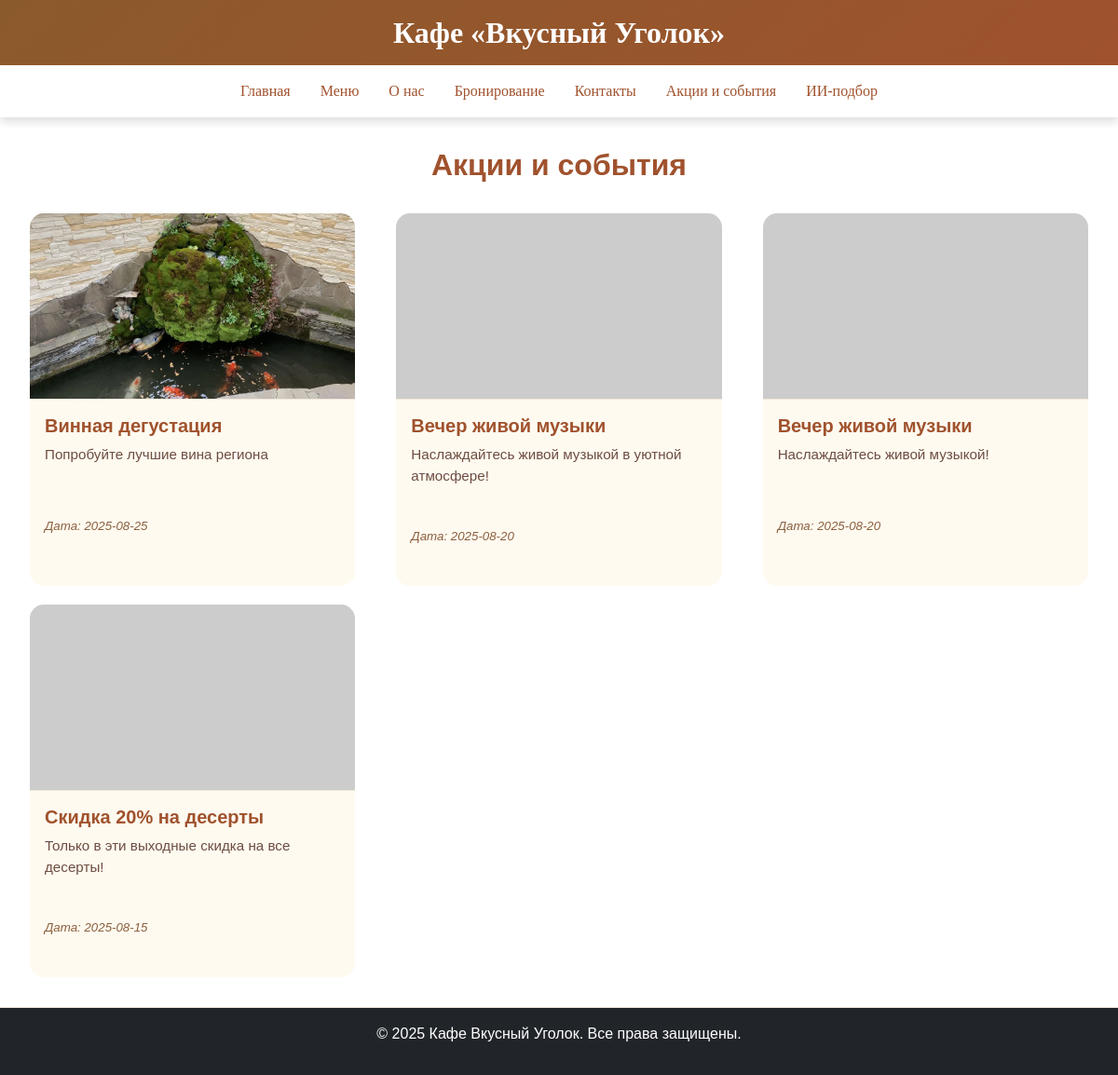
Screenshot of /events.php with the database file from the repository.
### tables this page shows
CREATE TABLE `events` (
  `id` int(11) NOT NULL,
  `title` varchar(255) NOT NULL,
  `description` text,
  `date` date NOT NULL,
  `image` varchar(255) DEFAULT NULL
);

### events.php (the view, shortened to what this page needs)
<?php
include 'includes/db_connect.php';
$stmt = $pdo->prepare("SELECT * FROM events ORDER BY date DESC");
$stmt->execute();
$events = $stmt->fetchAll();
?>
<!DOCTYPE html>
<html lang="ru">
<head>
    <link href="https://cdn.jsdelivr.net/npm/bootstrap@5.3.0/dist/css/bootstrap.min.css" rel="stylesheet">
    <link href="css/events.css" rel="stylesheet">
</head>
<body>
    <?php include 'includes/header.php'; ?>
    <main>
        <h2>Акции и события</h2>
        <div class="row">
    <?php foreach ($events as $event): ?>
        <div class="col">
            <div class="card">
                <img src="<?php echo htmlspecialchars($event['image'] ?? 'https://via.placeholder.com/400x200'); ?>" class="card-img-top" alt="<?php echo htmlspecialchars($event['title']); ?>">
                <div class="card-body">
                    <h5 class="card-title"><?php echo htmlspecialchars($event['title']); ?></h5>
                    <p class="card-text"><?php echo htmlspecialchars($event['description']); ?></p>
                    <p class="card-text"><small>Дата: <?php echo htmlspecialchars($event['date']); ?></small></p>
                </div>
            </div>
            </div>
                <?php endforeach; ?>
        </div>
    </main>
    <?php include 'includes/footer.php'; ?>
</body>
</html>

### includes/header.php (shortened to what this page needs)
<header class="site-header">
    <link rel="stylesheet" href="css/header.css">
    <div class="header-top text-center py-3">
        <h1 class="site-title m-0">Кафе «Вкусный Уголок»</h1>
    </div>
    <nav class="navbar navbar-expand-lg navbar-dark">
        <div class="container">
            <div class="collapse navbar-collapse justify-content-center" id="mainNav">
                <div class="navbar-nav">
                    <a class="nav-link" href="index.php">Главная</a>
                    <a class="nav-link" href="menu.php">Меню</a>
                    <a class="nav-link" href="about.php">О нас</a>
                    <a class="nav-link" href="booking.php">Бронирование</a>
                    <a class="nav-link" href="contacts.php">Контакты</a>
                    <a class="nav-link" href="events.php">Акции и события</a>
                    <a class="nav-link" href="ai_recommend.php"><i class="bi bi-robot"></i> ИИ-подбор</a>
                </div>
            </div>
        </div>
    </nav>
</header>

### includes/footer.php
<footer class="bg-dark text-white text-center py-3">
    <p>&copy; 2025 Кафе Вкусный Уголок. Все права защищены.</p>
</footer>

### css/events.css (style rules this page uses)
body { background-color: #ffffff; font-family: 'Arial', sans-serif; margin: 0; min-height: 100vh; display: flex; flex-direction: column; }
main { flex: 1; padding: 2rem 0; }
h2 { color: #a0522d; text-align: center; margin-bottom: 2rem; font-weight: 700; }
.row { display: grid; grid-template-columns: repeat(auto-fill, minmax(300px, 1fr)); gap: 20px; padding: 0 20px; width: 100%; max-width: 1400px; margin: 0 auto; }
.card { width: 100%; height: 400px; border: none; border-radius: 15px; overflow: hidden; transition: transform 0.3s, box-shadow 0.3s; background: #fffaf0; display: flex; flex-direction: column; }
.card-img-top { width: 100%; height: 50%; object-fit: cover; border-bottom: 1px solid #f0e6da; }
.card-body { padding: 1rem; display: flex; flex-direction: column; justify-content: space-between; height: 50%; }
.card-title { font-size: 1.25rem; color: #a0522d; font-weight: 600; margin-bottom: 0.5rem; }
.card-text { color: #6d4c41; font-size: 0.95rem; flex-grow: 1; }
.card small { color: #8b5e3c; font-style: italic; margin-top: 0.5rem; }
footer { background-color: #fffaf0; color: #a0522d; border-top: 1px solid #f0e6da; padding: 1.5rem 0; text-align: center; font-size: 1rem; }

### css/header.css (style rules this page uses)
.site-header { background: linear-gradient(135deg, #8b5a2b, #a0522d); color: #fff; font-family: 'Playfair Display', serif; box-shadow: 0 4px 10px rgba(0,0,0,0.15); }
.site-title { font-size: 2rem; font-weight: 700; }
.navbar { background-color: #fff; padding: 0.5rem 0; }
.nav-link { color: #a0522d !important; font-weight: 500; margin: 0 0.5rem; padding: 0.5rem 1rem; border-radius: 6px; transition: all 0.3s ease; }

### rows the page displays
events: image (picture), title "Винная дегустация", description "Попробуйте лучшие вина региона", date "2025-08-25"
events: title "Вечер живой музыки", description "Наслаждайтесь живой музыкой в уютной атмосфере!", date "2025-08-20"
events: title "Вечер живой музыки", description "Наслаждайтесь живой музыкой!", date "2025-08-20"
events: title "Скидка 20% на десерты", description "Только в эти выходные скидка на все десерты!", date "2025-08-15"
